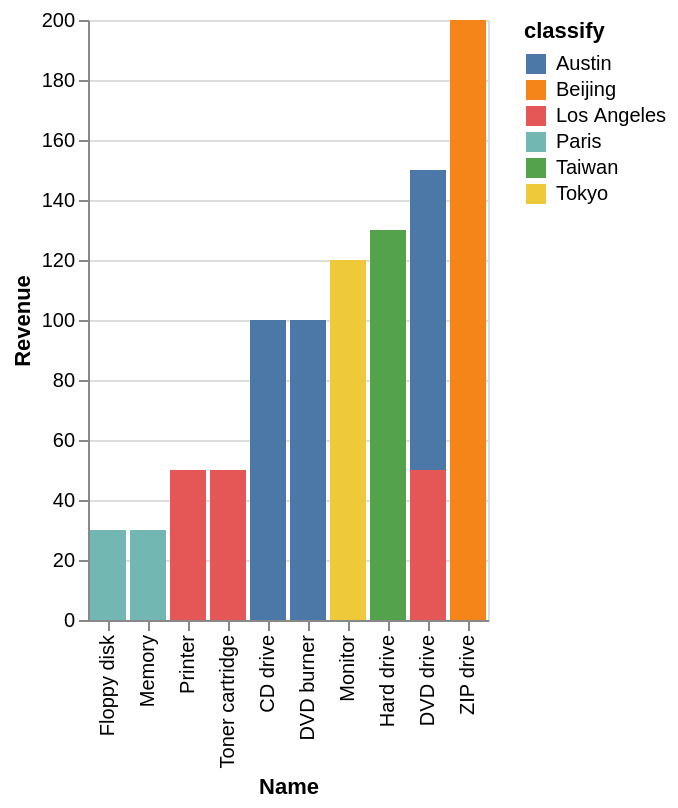

Source (Vega-Lite JSON):
### Vega-Lite specification from a JSON file in a GitHub repository (floating-point values rounded to 4 significant figures)
{"data": {"values": [{"x_data": "Floppy disk", "y_data": 0, "classify": "Austin"}, {"x_data": "Memory", "y_data": 0, "classify": "Austin"}, {"x_data": "Printer", "y_data": 0, "classify": "Austin"}, {"x_data": "Toner cartridge", "y_data": 0, "classify": "Austin"}, {"x_data": "CD drive", "y_data": 100, "classify": "Austin"}, {"x_data": "DVD burner", "y_data": 100, "classify": "Austin"}, {"x_data": "Monitor", "y_data": 0, "classify": "Austin"}, {"x_data": "Hard drive", "y_data": 0, "classify": "Austin"}, {"x_data": "DVD drive", "y_data": 100, "classify": "Austin"}, {"x_data": "ZIP drive", "y_data": 0, "classify": "Austin"}, {"x_data": "Floppy disk", "y_data": 0, "classify": "Beijing"}, {"x_data": "Memory", "y_data": 0, "classify": "Beijing"}, {"x_data": "Printer", "y_data": 0, "classify": "Beijing"}, {"x_data": "Toner cartridge", "y_data": 0, "classify": "Beijing"}, {"x_data": "CD drive", "y_data": 0, "classify": "Beijing"}, {"x_data": "DVD burner", "y_data": 0, "classify": "Beijing"}, {"x_data": "Monitor", "y_data": 0, "classify": "Beijing"}, {"x_data": "Hard drive", "y_data": 0, "classify": "Beijing"}, {"x_data": "DVD drive", "y_data": 0, "classify": "Beijing"}, {"x_data": "ZIP drive", "y_data": 200, "classify": "Beijing"}, {"x_data": "Floppy disk", "y_data": 0, "classify": "Los Angeles"}, {"x_data": "Memory", "y_data": 0, "classify": "Los Angeles"}, {"x_data": "Printer", "y_data": 50, "classify": "Los Angeles"}, {"x_data": "Toner cartridge", "y_data": 50, "classify": "Los Angeles"}, {"x_data": "CD drive", "y_data": 0, "classify": "Los Angeles"}, {"x_data": "DVD burner", "y_data": 0, "classify": "Los Angeles"}, {"x_data": "Monitor", "y_data": 0, "classify": "Los Angeles"}, {"x_data": "Hard drive", "y_data": 0, "classify": "Los Angeles"}, {"x_data": "DVD drive", "y_data": 50, "classify": "Los Angeles"}, {"x_data": "ZIP drive", "y_data": 0, "classify": "Los Angeles"}, {"x_data": "Floppy disk", "y_data": 30, "classify": "Paris"}, {"x_data": "Memory", "y_data": 30, "classify": "Paris"}, {"x_data": "Printer", "y_data": 0, "classify": "Paris"}, {"x_data": "Toner cartridge", "y_data": 0, "classify": "Paris"}, {"x_data": "CD drive", "y_data": 0, "classify": "Paris"}, {"x_data": "DVD burner", "y_data": 0, "classify": "Paris"}, {"x_data": "Monitor", "y_data": 0, "classify": "Paris"}, {"x_data": "Hard drive", "y_data": 0, "classify": "Paris"}, {"x_data": "DVD drive", "y_data": 0, "classify": "Paris"}, {"x_data": "ZIP drive", "y_data": 0, "classify": "Paris"}, {"x_data": "Floppy disk", "y_data": 0, "classify": "Taiwan"}, {"x_data": "Memory", "y_data": 0, "classify": "Taiwan"}, {"x_data": "Printer", "y_data": 0, "classify": "Taiwan"}, {"x_data": "Toner cartridge", "y_data": 0, "classify": "Taiwan"}, {"x_data": "CD drive", "y_data": 0, "classify": "Taiwan"}, {"x_data": "DVD burner", "y_data": 0, "classify": "Taiwan"}, {"x_data": "Monitor", "y_data": 0, "classify": "Taiwan"}, {"x_data": "Hard drive", "y_data": 130, "classify": "Taiwan"}, {"x_data": "DVD drive", "y_data": 0, "classify": "Taiwan"}, {"x_data": "ZIP drive", "y_data": 0, "classify": "Taiwan"}, {"x_data": "Floppy disk", "y_data": 0, "classify": "Tokyo"}, {"x_data": "Memory", "y_data": 0, "classify": "Tokyo"}, {"x_data": "Printer", "y_data": 0, "classify": "Tokyo"}, {"x_data": "Toner cartridge", "y_data": 0, "classify": "Tokyo"}, {"x_data": "CD drive", "y_data": 0, "classify": "Tokyo"}, {"x_data": "DVD burner", "y_data": 0, "classify": "Tokyo"}, {"x_data": "Monitor", "y_data": 120, "classify": "Tokyo"}, {"x_data": "Hard drive", "y_data": 0, "classify": "Tokyo"}, {"x_data": "DVD drive", "y_data": 0, "classify": "Tokyo"}, {"x_data": "ZIP drive", "y_data": 0, "classify": "Tokyo"}]}, "mark": "bar", "encoding": {"x": {"field": "x_data", "type": "nominal", "title": "Name", "sort": {"op": "sum", "field": "y_data", "order": "ascending"}}, "y": {"field": "y_data", "type": "quantitative", "title": "Revenue"}, "color": {"field": "classify"}}}
